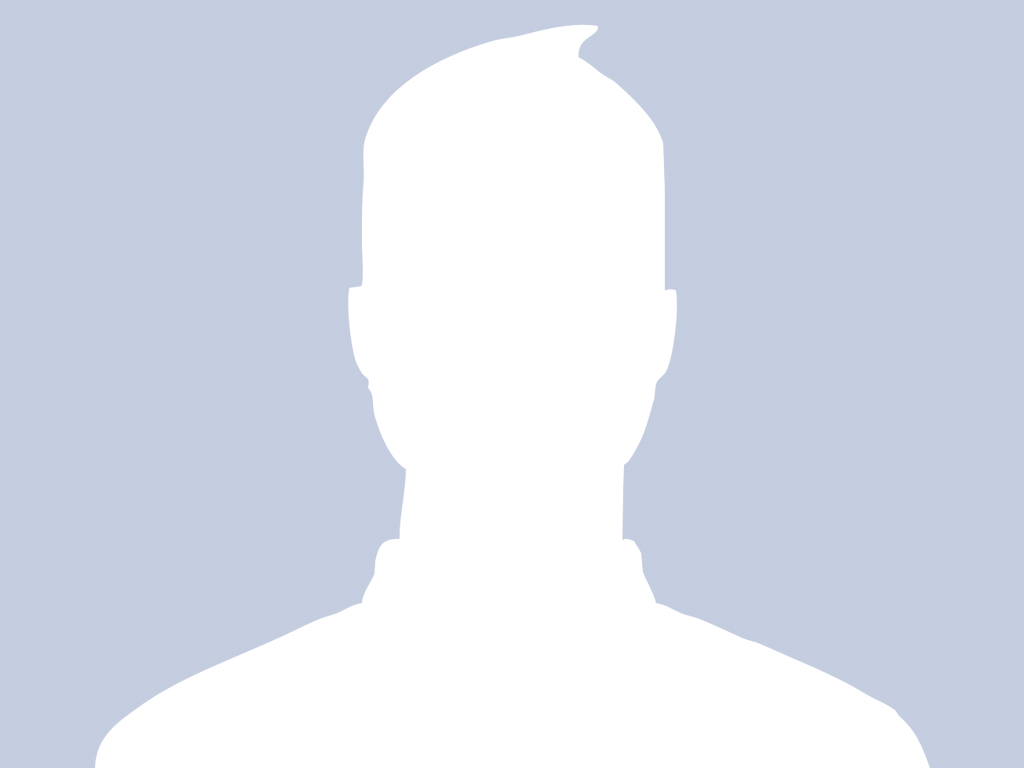
#> input picture extension/facebook-man.jpeg, 1024 x 768 px
$ python trainer.py ../extension   (older library calls are emulated)
#> lines starting #> are read from the running program, lines starting #| are printed output that depends on the picture; after the words box and inside, x2 and y2 are one past the last pixel; in counts of white or black regions, pixels touching at a corner belong together
# Trains svm based on saved images
#
import cv2
from sklearn import svm
import os
import pickle
import sys

#Directory to pull training images from
directory = sys.argv[1]

images = []
labels = []

labelIDs = {}
idLabels = {}

def getLabel(name):
    if name in labelIDs:
        return labelIDs[name]
    else:
        labelIDs[name] = len(labelIDs)
        idLabels[len(labelIDs)-1] = name
        return labelIDs[name]

print("Training SVM based on {0} datapoints".format(len(os.listdir(directory))))

#Read in training data
for name in os.listdir(directory):
    path = directory + "/" + name
    #Load image
    img = cv2.imread(path, cv2.CV_LOAD_IMAGE_GRAYSCALE)
#> img: shape (768, 1024); min 203, max 255, mean 221.4
    #Convert entirely to b&w
    img = cv2.threshold(img, 128, 255, cv2.THRESH_BINARY | cv2.THRESH_OTSU)[1]
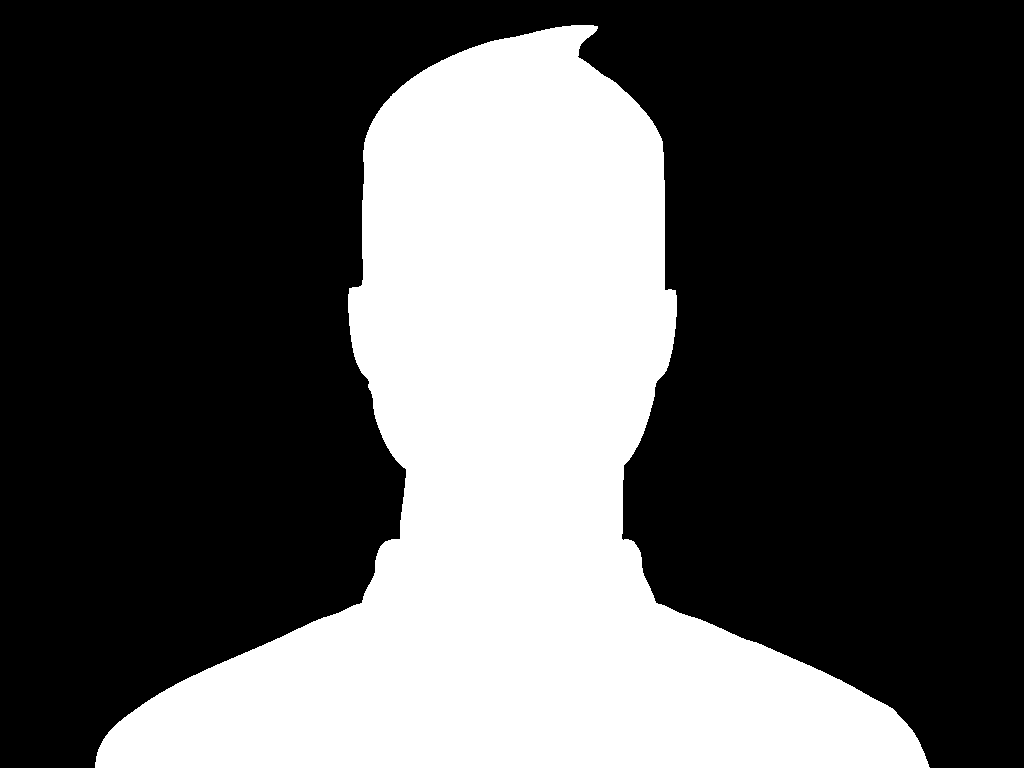
#> img: shape (768, 1024); 32.8% white; 1 white region, box (x1, y1, x2, y2) and area: (95, 25, 930, 768) 257969
    images.append(img.flatten())
    label = name.split("-")[0]
    print(name + " : " + label)
    labels.append(getLabel(label))


#Train
clf = svm.LinearSVC()
print("Training SVM...")
#> (the run stopped early here; a loop or call above may not have finished)
